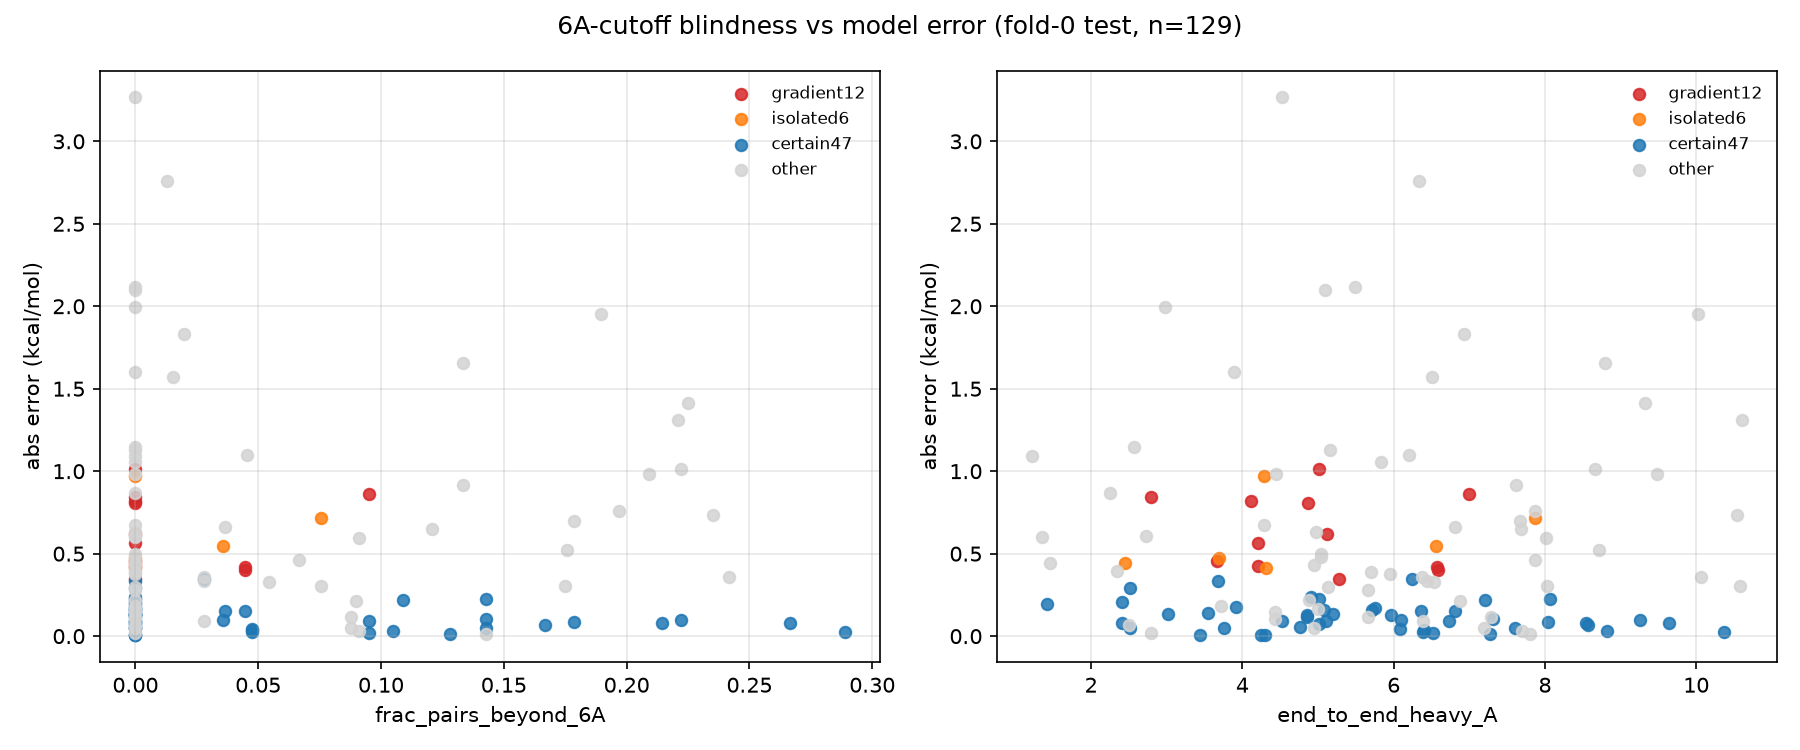

This chart was generated by the following Python code:
"""Cheap long-range diagnostic: does 6A-cutoff blindness predict errors?

For all 129 fold-0 test molecules: geometry metrics from the stored QM
conformer (freesolv_conformers.hdf5), dipole from RDKit Gasteiger charges,
then correlate each metric with abs_error across the 129 and compare
gradient-12 vs certain-47 (Mann-Whitney). If extendedness/polarity metrics
predict the errors, the hard 6A cutoff (or missing electrostatics) is a live
hypothesis; if flat, long-range rebuilds are not justified.

Metrics per molecule:
  n_heavy                 heavy-atom count
  frac_pairs_beyond_6A    fraction of heavy-atom pairs with d > 6.0 A
  end_to_end_heavy_A      max heavy-atom pairwise distance
  gyration_radius_heavy_A radius of gyration (heavy atoms)
  dipole_D                Gasteiger dipole magnitude (RDKit ETKDG conformer,
                          approximate; Debye)
"""

import csv
import json
import os

import h5py
import numpy as np
import pandas as pd
from rdkit import Chem
from rdkit.Chem import AllChem
from scipy import stats

HERE = os.path.dirname(os.path.abspath(__file__))
H5 = os.path.join(HERE, "..", "..", "..", "..", "freesolv_conformers.hdf5")
AGG = os.path.join(HERE, "..", "aggregate", "per_molecule.csv")
DESC = os.path.join(HERE, "..", "gradient12_descriptor_check", "descriptors_all_129.csv")

CUTOFF = 6.0


def geom_metrics(coord, z):
    heavy = z != 1
    hc = coord[heavy]
    if len(hc) < 2:
        return None
    d = np.linalg.norm(hc[:, None, :] - hc[None, :, :], axis=-1)
    iu = np.triu_indices(len(hc), k=1)
    pairs = d[iu]
    com = hc.mean(axis=0)
    return {
        "n_heavy": int(len(hc)),
        "frac_pairs_beyond_6A": float((pairs > CUTOFF).mean()),
        "end_to_end_heavy_A": float(pairs.max()),
        "gyration_radius_heavy_A": float(np.sqrt((((hc - com) ** 2).sum(axis=1)).mean())),
    }


def dipole_debye(smiles):
    m = Chem.MolFromSmiles(smiles)
    if m is None:
        return np.nan
    m = Chem.AddHs(m)
    try:
        AllChem.EmbedMolecule(m, randomSeed=42)
        AllChem.MMFFOptimizeMolecule(m)
        AllChem.ComputeGasteigerCharges(m)
    except Exception:
        return np.nan
    conf = m.GetConformer()
    d = np.zeros(3)
    for a in m.GetAtoms():
        if not a.HasProp("_GasteigerCharge"):
            continue
        q = float(a.GetProp("_GasteigerCharge"))
        p = conf.GetAtomPosition(a.GetIdx())
        d += q * np.array([p.x, p.y, p.z])
    return float(np.linalg.norm(d)) * 4.803  # e*A -> Debye


def main():
    agg = pd.read_csv(AGG)
    desc = pd.read_csv(DESC)
    if desc["smiles"].isna().all():
        desc["smiles"] = None
    labels = dict(zip(desc["mol_id"], desc["smiles"]))
    groups = dict(zip(desc["mol_id"], desc["group"]))
    agg["group"] = agg["mol_id"].map(groups)
    agg["smiles"] = agg["mol_id"].map(labels)

    with h5py.File(H5, "r") as h5:
        rows = []
        for _, r in agg.iterrows():
            mid = r["mol_id"]
            if mid not in h5 or r["smiles"] is None:
                continue
            g = h5[mid]
            gm = geom_metrics(np.asarray(g["atXYZ"]), np.asarray(g["atNUM"]))
            if gm is None:
                continue
            gm.update({"mol_id": r["mol_id"], "group": r["group"],
                       "abs_error": r["abs_error"],
                       "signed_error": r["ensemble_mean"] - r["true_value"],
                       "smiles": r["smiles"],
                       "dipole_D": dipole_debye(r["smiles"])})
            rows.append(gm)
    df = pd.DataFrame(rows)
    df = df[df["group"].isin(["gradient12", "certain47", "isolated6", "other"])]

    print(f"molecules with geometry: {len(df)}/129")
    print("\n=== Spearman: metric vs |error| across all 129 ===")
    out = {}
    for c in ["n_heavy", "frac_pairs_beyond_6A", "end_to_end_heavy_A",
              "gyration_radius_heavy_A", "dipole_D"]:
        v = df[c].dropna()
        valid = df["abs_error"].notna() & df[c].notna()
        rho, p = stats.spearmanr(df.loc[valid, c], df.loc[valid, "abs_error"])
        out[c] = {"rho_vs_abs_error": float(rho), "p": float(p)}
        print(f"  {c:22s} rho={rho:+.3f}  p={p:.4f}")

    print("\n=== gradient-12 vs certain-47 (Mann-Whitney) ===")
    g12 = df[df["group"] == "gradient12"]
    c47 = df[df["group"] == "certain47"]
    for c in ["n_heavy", "frac_pairs_beyond_6A", "end_to_end_heavy_A",
              "gyration_radius_heavy_A", "dipole_D"]:
        a, b = g12[c].dropna(), c47[c].dropna()
        u, p = stats.mannwhitneyu(a, b, alternative="two-sided")
        print(f"  {c:22s} g12 med={a.median():.3f}  c47 med={b.median():.3f}  U={u:.0f} p={p:.4f}")

    print("\n=== per-molecule table (sorted by frac_pairs_beyond_6A) ===")
    cols = ["mol_id", "group", "abs_error", "n_heavy", "frac_pairs_beyond_6A",
            "end_to_end_heavy_A", "gyration_radius_heavy_A", "dipole_D"]
    print(df[cols].sort_values("frac_pairs_beyond_6A", ascending=False).to_string(index=False))

    os.makedirs(HERE, exist_ok=True)
    df.to_csv(os.path.join(HERE, "longrange_metrics.csv"), index=False)
    with open(os.path.join(HERE, "longrange_stats.json"), "w") as f:
        json.dump(out, f, indent=2)

    import matplotlib
    matplotlib.use("Agg")
    import matplotlib.pyplot as plt
    colors = {"gradient12": "tab:red", "isolated6": "tab:orange",
              "certain47": "tab:blue", "other": "lightgray"}
    fig, axs = plt.subplots(1, 2, figsize=(12, 5))
    for metric, ax in (("frac_pairs_beyond_6A", axs[0]), ("end_to_end_heavy_A", axs[1])):
        for grp, c in colors.items():
            sub = df[df["group"] == grp]
            ax.scatter(sub[metric], sub["abs_error"], c=c, s=30, alpha=0.85, label=grp)
        ax.set_xlabel(metric)
        ax.set_ylabel("abs error (kcal/mol)")
        ax.legend(frameon=False, fontsize=8)
        ax.grid(alpha=0.3)
    fig.suptitle("6A-cutoff blindness vs model error (fold-0 test, n=129)")
    fig.tight_layout()
    fig.savefig(os.path.join(HERE, "longrange_diagnostic.png"), dpi=150)
    print(f"\nartifacts -> {HERE}/")


if __name__ == "__main__":
    main()
